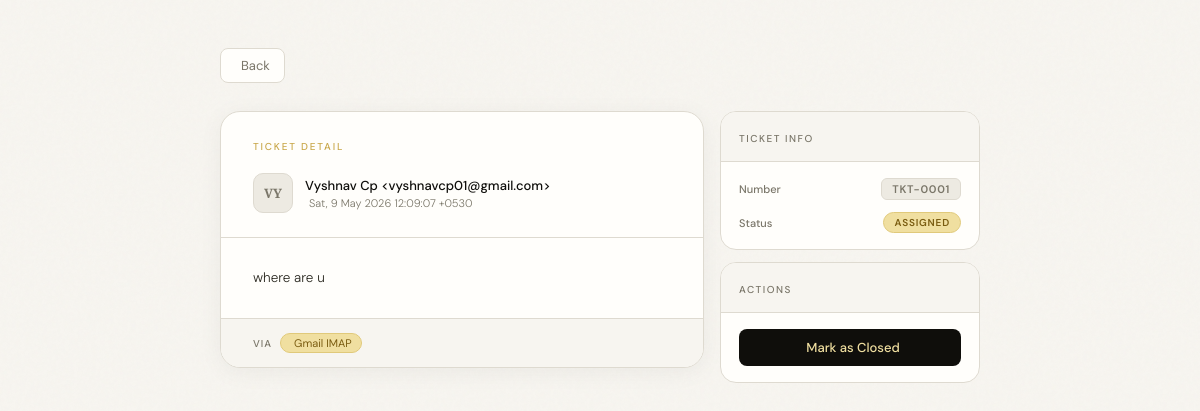
The page /staff/ticket/1/ (signed in) on the database as committed earlier.
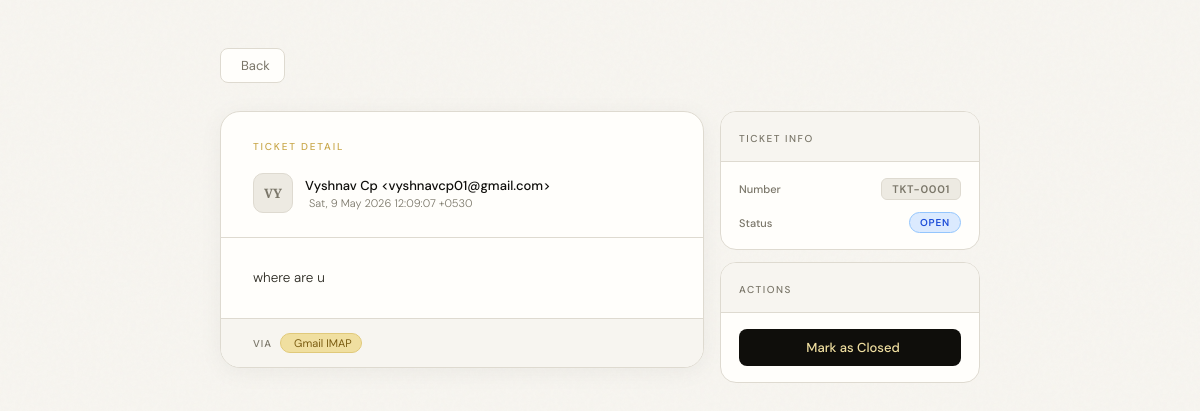
The same page on the database as committed later.
### myapp/models.py (models this page shows, shortened)
class Ticket(models.Model):
    STATUS_CHOICES = [
        ("open",        "Open"),
        ("assigned",    "Assigned"),
        ("closed",      "Closed"),
    ]
    ticket_number = models.CharField(max_length=20, unique=True, editable=False)
    mail_id  = models.CharField(max_length=50, unique=True)   # IMAP mail id
    subject  = models.TextField(blank=True)
    sender   = models.CharField(max_length=255, blank=True)
    date     = models.CharField(max_length=100, blank=True)
    body     = models.TextField(blank=True)
    assigned_to = models.ForeignKey(
        Staff,
        null=True, blank=True,
        on_delete=models.SET_NULL,
        related_name="tickets"
    )
    status = models.CharField(max_length=20, choices=STATUS_CHOICES, default="open")
    created_at = models.DateTimeField(auto_now_add=True)
    class Meta:
        ordering = ["-created_at"]

### myapp/views.py (the view)
# urls.py: path("staff/ticket/<int:ticket_id>/", views.staff_ticket_detail, name="staff_ticket_detail"),
def staff_ticket_detail(request, ticket_id):
    staff_email = request.session.get("staff_email")
    if not staff_email:
        return redirect("login")
    staff = get_object_or_404(Staff, email=staff_email)
    ticket = get_object_or_404(Ticket, id=ticket_id, assigned_to=staff)
    if request.method == "POST":
        if request.POST.get("action") == "close":
            ticket.status = "closed"
            ticket.save()
            return redirect("staff_asigned_ticket")
    return render(request, "staff_ticket_detail.html", {
        "ticket": ticket
    })

### templates/staff_ticket_detail.html (shortened to what this page needs)
<!DOCTYPE html>
<html>
<head>
  <link rel="stylesheet" href="https://cdn.jsdelivr.net/npm/@tabler/icons-webfont@latest/tabler-icons.min.css">
</head>
<body>
<div class="shell">
  <a href="{% url 'staff_asigned_ticket' %}" class="back">
     Back
  </a>
  <div class="layout">
    <div class="email-card">
      <div class="email-header">
        <span class="eyebrow">Ticket Detail</span>
        <div class="meta">
          <div class="avatar">{{ ticket.sender|slice:":2"|upper }}</div>
          <div>
            <div class="meta-from">{{ ticket.sender }}</div>
            <div class="meta-date">
              {{ ticket.date }}
            </div>
          </div>
        </div>
      </div>
      <div class="email-body-text">{{ ticket.body }}</div>
      <div class="email-footer">
        <span class="footer-label">Via</span>
        <span class="tag"> Gmail IMAP</span>
      </div>
    </div>
    <div class="sidebar">
      <div class="sidebar-card">
        <div class="sidebar-card-header">
          <span class="sidebar-card-title">Ticket Info</span>
        </div>
        <div class="sidebar-card-body">
          <div class="info-row">
            <span class="info-label">Number</span>
            <span class="ticket-chip">{{ ticket.ticket_number }}</span>
          </div>
          <div class="info-row">
            <span class="info-label">Status</span>
            <span class="status-pill status-{{ ticket.status }}">{{ ticket.status }}</span>
          </div>
        </div>
      </div>
      <div class="sidebar-card">
        <div class="sidebar-card-header">
          <span class="sidebar-card-title">Actions</span>
        </div>
        <div class="sidebar-card-body">
          {% if ticket.status != "closed" %}
          <form method="POST">
            <button type="submit" class="close-btn">
               Mark as Closed
            </button>
          </form>
          {% else %}
          <div class="closed-notice">
            <i class="ti ti-circle-check-filled"></i>
            This ticket is closed
          </div>
          {% endif %}
        </div>
      </div>
    </div>
  </div>
</div>
</body>
</html>

### templates/staff_ticket_detail.html (style rules this page uses)
*, *::before, *::after { box-sizing: border-box; margin: 0; padding: 0; }
:root { --ink: #0f0e0b; --paper: #f7f5f0; --cream: #edeae2; --gold: #c9a84c; --gold-light: #f0dfa0; --muted: #7a7669; --card: #fffefb; --border: #dedad0; --green: #15803d; --green-light: #dcfce7; --green-border: #86efac; --blue: #1d4ed8; --blue-light: #dbeafe; --blue-border: #93c5fd; --red: #c0392b; --red-light: #fde8e8; --red-border: #f5a9a9; }
body { font-family: 'DM Sans', sans-serif; background: var(--paper); min-height: 100vh; color: var(--ink); padding: 48px 24px 80px; }
body::before { content: ''; position: fixed; inset: 0; pointer-events: none; z-index: 0; opacity: 0.6; }
.shell { max-width: 760px; margin: 0 auto; position: relative; z-index: 1; animation: fadeUp 0.4s ease both; }
.back { display: inline-flex; align-items: center; gap: 6px; text-decoration: none; color: var(--muted); font-size: 13px; margin-bottom: 28px; padding: 8px 14px; border: 1px solid var(--border); border-radius: 8px; background: var(--card); transition: color 0.2s, border-color 0.2s; }
.layout { display: grid; grid-template-columns: 1fr 260px; gap: 16px; align-items: start; }
.email-card { background: var(--card); border: 1px solid var(--border); border-radius: 20px; overflow: hidden; box-shadow: 0 4px 24px rgba(0,0,0,0.05); }
.email-header { padding: 28px 32px 24px; border-bottom: 1px solid var(--border); }
.eyebrow { font-size: 10px; font-weight: 500; letter-spacing: 0.18em; text-transform: uppercase; color: var(--gold); display: block; margin-bottom: 10px; }
.meta { display: flex; align-items: center; gap: 12px; }
.avatar { width: 40px; height: 40px; border-radius: 10px; background: var(--cream); border: 1px solid var(--border); display: flex; align-items: center; justify-content: center; font-family: 'Playfair Display', serif; font-weight: 700; font-size: 13px; color: var(--muted); flex-shrink: 0; }
.meta-from { font-size: 13px; font-weight: 500; color: var(--ink); margin-bottom: 2px; }
.meta-date { font-size: 11px; font-weight: 300; color: var(--muted); display: flex; align-items: center; gap: 4px; }
.email-body-text { padding: 28px 32px; line-height: 1.8; white-space: pre-wrap; font-size: 13.5px; font-weight: 300; color: #2a2820; }
.email-footer { padding: 14px 32px; border-top: 1px solid var(--border); background: var(--paper); display: flex; align-items: center; gap: 8px; }
.footer-label { font-size: 10px; font-weight: 500; letter-spacing: 0.1em; text-transform: uppercase; color: var(--muted); }
.tag { display: inline-flex; align-items: center; gap: 4px; font-size: 11px; padding: 2px 9px; border-radius: 20px; background: var(--gold-light); color: #7a5c10; border: 1px solid #e0c97a; }
.sidebar { display: flex; flex-direction: column; gap: 12px; }
.sidebar-card { background: var(--card); border: 1px solid var(--border); border-radius: 16px; overflow: hidden; }
.sidebar-card-header { padding: 14px 18px; border-bottom: 1px solid var(--border); background: var(--paper); }
.sidebar-card-title { font-size: 10px; font-weight: 500; letter-spacing: 0.15em; text-transform: uppercase; color: var(--muted); }
.sidebar-card-body { padding: 16px 18px; }
.info-row { display: flex; justify-content: space-between; align-items: center; margin-bottom: 12px; }
.info-row:last-child { margin-bottom: 0; }
.info-label { font-size: 11px; font-weight: 500; color: var(--muted); }
.ticket-chip { font-size: 11px; font-weight: 600; letter-spacing: 0.06em; padding: 3px 10px; border-radius: 6px; background: var(--cream); color: var(--muted); border: 1px solid var(--border); }
.status-open { background: var(--blue-light); color: var(--blue); border: 1px solid var(--blue-border); }
.status-pill { font-size: 10px; font-weight: 600; letter-spacing: 0.08em; text-transform: uppercase; padding: 3px 10px; border-radius: 20px; }
.close-btn { width: 100%; padding: 10px; background: var(--ink); color: var(--gold-light); border: none; border-radius: 8px; font-family: 'DM Sans', sans-serif; font-size: 13px; font-weight: 500; cursor: pointer; display: flex; align-items: center; justify-content: center; gap: 6px; transition: background 0.2s, transform 0.1s; }

Rows that differ between the two databases and show on the page:
changed Ticket "where are u": status "ASSIGNED" → "OPEN"
